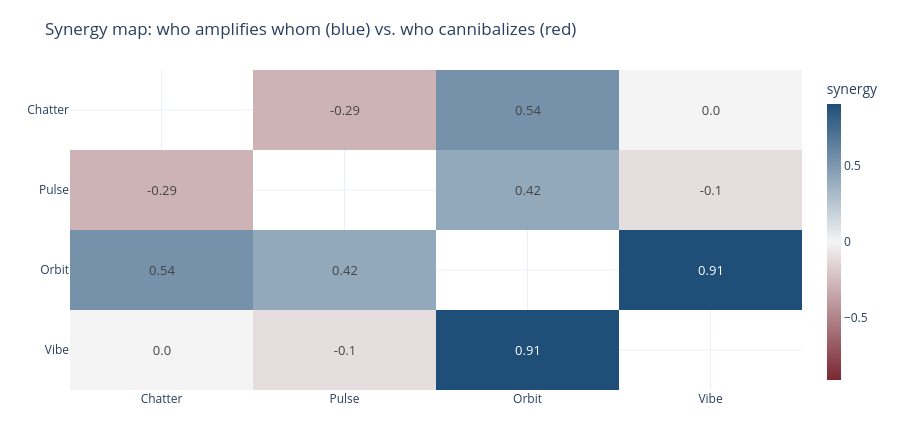

The code cell stored with this chart in its notebook:
### Markdown cell above
**Analyst's readout →** *"At today's even split, the next dollar into Chatter,
Pulse, and Orbit still pays for itself several times over — we're **under**-funding
all three. Vibe's next dollar is under water. We're pouring \$140k a week into our
weakest platform while starving the ones with headroom."*

But before cutting Vibe, one more question: **do the channels interact?**

### Code cell
# Synergy map: posterior-mean interaction between each pair. Positive = they
# amplify each other (fund together); negative = they cannibalize (don't max both).
K = 4
G = np.mean([last["post"].gamma_matrix(d) for d in range(0, last["post"].samples["beta"].shape[0], 2)], axis=0)
G = G + G.T
np.fill_diagonal(G, np.nan)
fig = go.Figure(go.Heatmap(z=G, x=CHANNELS, y=CHANNELS,
    colorscale=[[0, "#7a2732"], [0.5, "#f4f4f4"], [1, "#1f4e79"]], zmid=0,
    colorbar=dict(title="synergy", thickness=14),
    text=np.where(np.isnan(G), "", np.round(G, 2)), texttemplate="%{text}",
    textfont=dict(size=13)))
fig.update_layout(height=430, margin=dict(l=70, r=30, t=70, b=40),
    title="Synergy map: who amplifies whom (blue) vs. who cannibalizes (red)",
    yaxis=dict(autorange="reversed"))
fig.show()
gs = last["post"].gamma_summary()
strong = {k: v for k, v in gs.items() if abs(v["mean"]) > 0.2}
for k, v in sorted(strong.items(), key=lambda kv: kv[1]["mean"]):
    tag = "cannibalize" if v["mean"] < 0 else "amplify"
    print(f"  {k.replace('gamma_','').replace('_',' x '):22s} {v['mean']:+.2f} -> {tag}")

### Figure 1 — Plotly figure (JSON) as saved in the notebook; plotly's stock layout.template omitted (floating-point values rounded to 4 significant figures)
{"data": [{"colorbar": {"thickness": 14, "title": {"text": "synergy"}}, "colorscale": [[0, "#7a2732"], [0.5, "#f4f4f4"], [1, "#1f4e79"]], "text": [["", "-0.29", "0.54", "0.0"], ["-0.29", "", "0.42", "-0.1"], ["0.54", "0.42", "", "0.91"], ["0.0", "-0.1", "0.91", ""]], "textfont": {"size": 13}, "texttemplate": "%{text}", "type": "heatmap", "x": ["Chatter", "Pulse", "Orbit", "Vibe"], "y": ["Chatter", "Pulse", "Orbit", "Vibe"], "z": [[NaN, -0.2898, 0.536, 0.001584], [-0.2898, NaN, 0.4178, -0.1038], [0.536, 0.4178, NaN, 0.9076], [0.001584, -0.1038, 0.9076, NaN]], "zmid": 0}], "layout": {"height": 430, "margin": {"b": 40, "l": 70, "r": 30, "t": 70}, "title": {"text": "Synergy map: who amplifies whom (blue) vs. who cannibalizes (red)"}, "yaxis": {"autorange": "reversed"}}}
